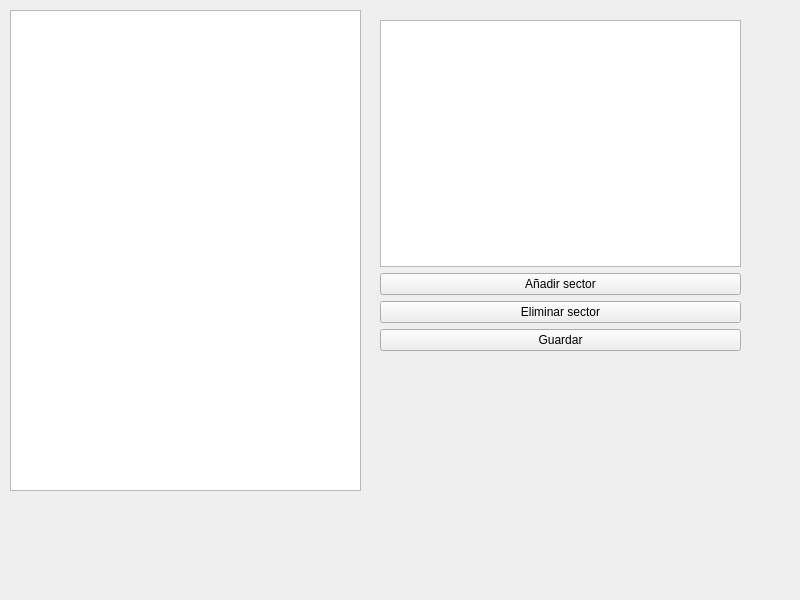
<?xml version="1.0" encoding="UTF-8"?>
<ui version="4.0">
 <class>sectors_window</class>
 <widget class="QWidget" name="sectors_window">
  <property name="geometry">
   <rect>
    <x>0</x>
    <y>0</y>
    <width>800</width>
    <height>600</height>
   </rect>
  </property>
  <property name="windowTitle">
   <string>sectors_window</string>
  </property>
  <widget class="QListWidget" name="listWidget">
   <property name="geometry">
    <rect>
     <x>10</x>
     <y>10</y>
     <width>351</width>
     <height>481</height>
    </rect>
   </property>
  </widget>
  <widget class="QWidget" name="layoutWidget">
   <property name="geometry">
    <rect>
     <x>380</x>
     <y>20</y>
     <width>361</width>
     <height>331</height>
    </rect>
   </property>
   <layout class="QVBoxLayout" name="verticalLayout">
    <item>
     <widget class="QTableView" name="tableView"/>
    </item>
    <item>
     <widget class="QPushButton" name="button_add_sector">
      <property name="text">
       <string>Añadir sector</string>
      </property>
     </widget>
    </item>
    <item>
     <widget class="QPushButton" name="button_sector_delete">
      <property name="text">
       <string>Eliminar sector</string>
      </property>
     </widget>
    </item>
    <item>
     <widget class="QPushButton" name="button_save_sectors">
      <property name="text">
       <string>Guardar</string>
      </property>
     </widget>
    </item>
   </layout>
  </widget>
 </widget>
 <resources/>
 <connections/>
</ui>
